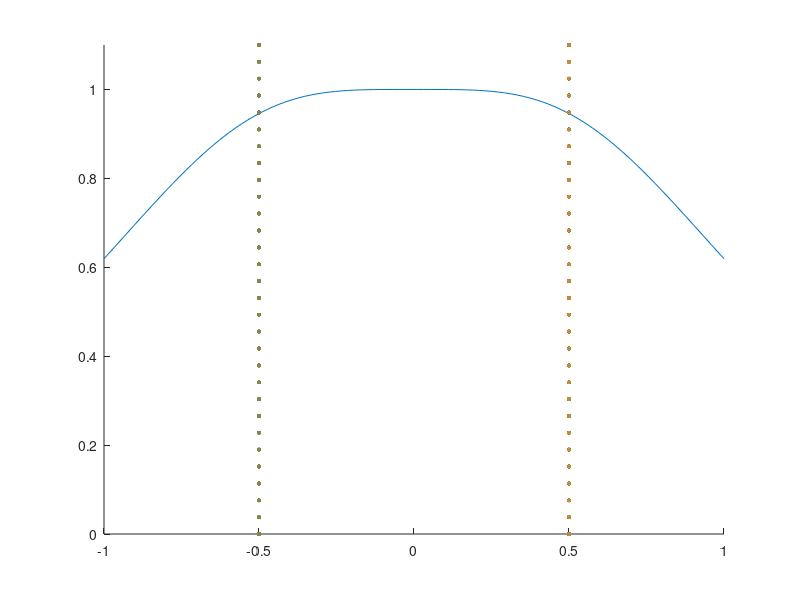

The MATLAB script that drew this image: (Note: this script raises an error after producing the figure.)
x = linspace(-1,1,100);

% veld in het midden
max = 2/1.25^1.5;

B = 1/max*(1+(1/2+x).^2).^-1.5 + 1/max*(1+(1/2-x).^2).^-1.5;

hold on;
plot(x,B);
x= 0.5;plot(ones(30)*x,linspace(0,1.1,30),"o","markersize",1.9);
x=-0.5;plot(ones(30)*x,linspace(0,1.1,30),"o","markersize",1.9);
axis([-1 1 0 1.1]);
hold off;

maakgraph("Bveld", "x/R","B/B(0)", "0.3cm", "700", "500");
